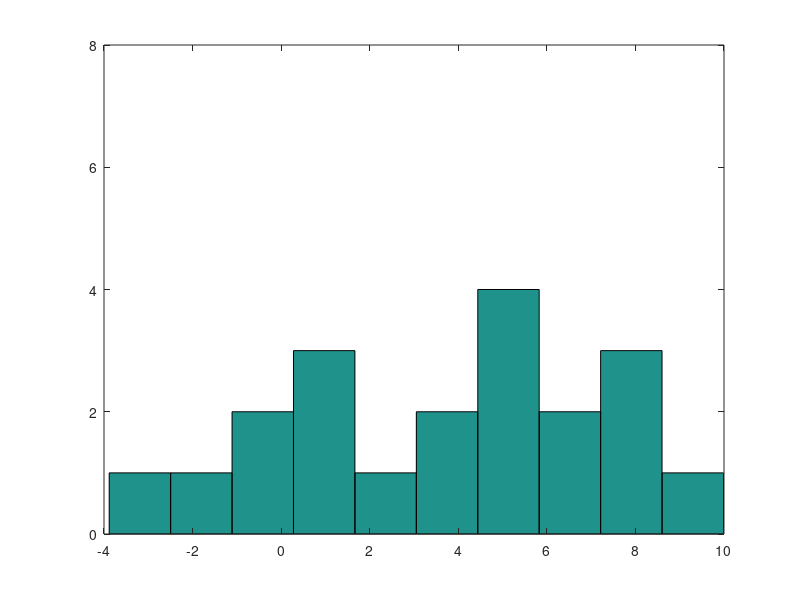

The MATLAB source for this figure:
%%Ex 2
%(a)
N = 10;
p = 0.5;

rand(1, N) <= p

%-----------------------------------------------------------------------------------------------
%(b)

p = ones(1, 6)* 1/6;
psum = cumsum(p);

for i=1:15
  cump(i) = 1 + sum(rand(1,1) > psum);
endfor

cump;

%----------------------------------------------------------------------------------------------
%(c)

n = 20;
amostra = (rand(1, n) * 14) - 4;
hist(amostra)
axis([-4 10 0 8])
